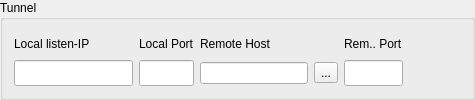
             <widget class="QGroupBox" name="groupBoxMainTunnel">
              <property name="title">
               <string>Tunnel</string>
              </property>
              <property name="flat">
               <bool>false</bool>
              </property>
              <property name="checkable">
               <bool>false</bool>
              </property>
              <layout class="QGridLayout" name="gridLayout_4">
               <property name="verticalSpacing">
                <number>3</number>
               </property>
               <item row="1" column="4">
                <widget class="QWidget" name="widgetEditRemoteHost" native="true">
                 <layout class="QHBoxLayout" name="horizontalLayout_3">
                  <property name="leftMargin">
                   <number>0</number>
                  </property>
                  <property name="topMargin">
                   <number>0</number>
                  </property>
                  <property name="rightMargin">
                   <number>0</number>
                  </property>
                  <property name="bottomMargin">
                   <number>0</number>
                  </property>
                  <item>
                   <widget class="QStackedWidget" name="stackedWidgetRemoteHost">
                    <property name="sizePolicy">
                     <sizepolicy hsizetype="Expanding" vsizetype="Fixed">
                      <horstretch>0</horstretch>
                      <verstretch>0</verstretch>
                     </sizepolicy>
                    </property>
                    <property name="currentIndex">
                     <number>0</number>
                    </property>
                    <widget class="QWidget" name="page_3">
                     <layout class="QGridLayout" name="gridLayout_5">
                      <property name="leftMargin">
                       <number>0</number>
                      </property>
                      <property name="topMargin">
                       <number>0</number>
                      </property>
                      <property name="rightMargin">
                       <number>0</number>
                      </property>
                      <property name="bottomMargin">
                       <number>0</number>
                      </property>
                      <property name="spacing">
                       <number>0</number>
                      </property>
                      <item row="0" column="0">
                       <widget class="QLineEdit" name="editRemoteHost">
                        <property name="toolTip">
                         <string>&lt;html&gt;&lt;head/&gt;&lt;body&gt;&lt;p&gt;Variable name: &lt;span style=&quot; font-weight:600;&quot;&gt;${rhost}&lt;/span&gt;&lt;/p&gt;&lt;p&gt;The remote host to tunnel to&lt;/p&gt;&lt;/body&gt;&lt;/html&gt;</string>
                        </property>
                       </widget>
                      </item>
                     </layout>
                    </widget>
                    <widget class="QWidget" name="page_4">
                     <layout class="QGridLayout" name="gridLayout_6">
                      <property name="leftMargin">
                       <number>0</number>
                      </property>
                      <property name="topMargin">
                       <number>0</number>
                      </property>
                      <property name="rightMargin">
                       <number>0</number>
                      </property>
                      <property name="bottomMargin">
                       <number>0</number>
                      </property>
                      <property name="spacing">
                       <number>0</number>
                      </property>
                      <item row="0" column="0">
                       <widget class="ComboBox" name="comboRemoteHost"/>
                      </item>
                     </layout>
                    </widget>
                   </widget>
                  </item>
                  <item>
                   <widget class="QToolButton" name="btnEditRemoteHost">
                    <property name="toolTip">
                     <string>&lt;html&gt;&lt;head/&gt;&lt;body&gt;&lt;p&gt;You can specify a list of hosts (one per line). If you specify more than one, then the text box on the left changes to a drop down menu where you choose the one to use. This can be useful if you have i.e multiple ssh login servers that you can choose from. In my corporate network I have several SSH login servers. If one is down I select another.&lt;/p&gt;&lt;/body&gt;&lt;/html&gt;</string>
                    </property>
                    <property name="text">
                     <string>...</string>
                    </property>
                    <property name="checkable">
                     <bool>false</bool>
                    </property>
                    <property name="autoRaise">
                     <bool>false</bool>
                    </property>
                   </widget>
                  </item>
                 </layout>
                </widget>
               </item>
               <item row="0" column="9">
                <widget class="QWidget" name="widgetMainTunnelDestionationPort" native="true">
                 <property name="sizePolicy">
                  <sizepolicy hsizetype="Fixed" vsizetype="Preferred">
                   <horstretch>0</horstretch>
                   <verstretch>0</verstretch>
                  </sizepolicy>
                 </property>
                 <layout class="QFormLayout" name="formLayout_2">
                  <property name="fieldGrowthPolicy">
                   <enum>QFormLayout::FieldGrowthPolicy::AllNonFixedFieldsGrow</enum>
                  </property>
                  <property name="leftMargin">
                   <number>0</number>
                  </property>
                  <property name="topMargin">
                   <number>0</number>
                  </property>
                  <property name="rightMargin">
                   <number>0</number>
                  </property>
                  <property name="bottomMargin">
                   <number>0</number>
                  </property>
                 </layout>
                </widget>
               </item>
               <item row="0" column="5">
                <widget class="QLabel" name="labelEditMainTunnelDestinationPort">
                 <property name="sizePolicy">
                  <sizepolicy hsizetype="Fixed" vsizetype="Preferred">
                   <horstretch>0</horstretch>
                   <verstretch>0</verstretch>
                  </sizepolicy>
                 </property>
                 <property name="toolTip">
                  <string>&lt;html&gt;&lt;head/&gt;&lt;body&gt;&lt;p&gt;Variable name: &lt;span style=&quot; font-weight:600;&quot;&gt;${rport}&lt;/span&gt;&lt;/p&gt;&lt;p&gt;Port to use on the remote host for the tunnel. The standard port is 22. Unless you have a special SSH server setup port 22 should be used. &lt;/p&gt;&lt;/body&gt;&lt;/html&gt;</string>
                 </property>
                 <property name="text">
                  <string>Rem.. Port</string>
                 </property>
                </widget>
               </item>
               <item row="0" column="1">
                <widget class="QLabel" name="labelEditMainTunnelSourcePort">
                 <property name="sizePolicy">
                  <sizepolicy hsizetype="Fixed" vsizetype="Preferred">
                   <horstretch>0</horstretch>
                   <verstretch>0</verstretch>
                  </sizepolicy>
                 </property>
                 <property name="toolTip">
                  <string>&lt;html&gt;&lt;head/&gt;&lt;body&gt;&lt;p&gt;Variable name: &lt;span style=&quot; font-weight:600;&quot;&gt;${port}&lt;/span&gt;&lt;/p&gt;&lt;p&gt;Port to use locally for the tunnel&lt;/p&gt;&lt;/body&gt;&lt;/html&gt;</string>
                 </property>
                 <property name="text">
                  <string>Local Port</string>
                 </property>
                </widget>
               </item>
               <item row="0" column="10">
                <widget class="QWidget" name="widgetMainTunnelIPVersion" native="true">
                 <property name="sizePolicy">
                  <sizepolicy hsizetype="Fixed" vsizetype="Preferred">
                   <horstretch>0</horstretch>
                   <verstretch>0</verstretch>
                  </sizepolicy>
                 </property>
                 <layout class="QFormLayout" name="formLayout">
                  <property name="fieldGrowthPolicy">
                   <enum>QFormLayout::FieldGrowthPolicy::AllNonFixedFieldsGrow</enum>
                  </property>
                  <property name="horizontalSpacing">
                   <number>0</number>
                  </property>
                  <property name="leftMargin">
                   <number>0</number>
                  </property>
                  <property name="topMargin">
                   <number>0</number>
                  </property>
                  <property name="rightMargin">
                   <number>0</number>
                  </property>
                  <property name="bottomMargin">
                   <number>0</number>
                  </property>
                 </layout>
                </widget>
               </item>
               <item row="0" column="4">
                <widget class="QLabel" name="labelEditMainTunnelDestHost">
                 <property name="toolTip">
                  <string>&lt;html&gt;&lt;head/&gt;&lt;body&gt;&lt;p&gt;Variable name: &lt;span style=&quot; font-weight:600;&quot;&gt;${rhost}&lt;/span&gt;&lt;/p&gt;&lt;p&gt;The remote host to tunnel to&lt;/p&gt;&lt;/body&gt;&lt;/html&gt;</string>
                 </property>
                 <property name="text">
                  <string>Remote Host</string>
                 </property>
                </widget>
               </item>
               <item row="0" column="6">
                <widget class="QWidget" name="widgetMainTunneDest" native="true">
                 <property name="sizePolicy">
                  <sizepolicy hsizetype="Fixed" vsizetype="Preferred">
                   <horstretch>0</horstretch>
                   <verstretch>0</verstretch>
                  </sizepolicy>
                 </property>
                 <layout class="QFormLayout" name="formLayout_3">
                  <property name="fieldGrowthPolicy">
                   <enum>QFormLayout::FieldGrowthPolicy::AllNonFixedFieldsGrow</enum>
                  </property>
                  <property name="leftMargin">
                   <number>0</number>
                  </property>
                  <property name="topMargin">
                   <number>0</number>
                  </property>
                  <property name="rightMargin">
                   <number>0</number>
                  </property>
                  <property name="bottomMargin">
                   <number>0</number>
                  </property>
                 </layout>
                </widget>
               </item>
               <item row="1" column="10">
                <spacer name="horizontalSpacer_2">
                 <property name="orientation">
                  <enum>Qt::Orientation::Horizontal</enum>
                 </property>
                 <property name="sizeHint" stdset="0">
                  <size>
                   <width>40</width>
                   <height>20</height>
                  </size>
                 </property>
                </spacer>
               </item>
               <item row="1" column="0">
                <widget class="QLineEdit" name="editLocalIP">
                 <property name="sizePolicy">
                  <sizepolicy hsizetype="Ignored" vsizetype="Preferred">
                   <horstretch>0</horstretch>
                   <verstretch>0</verstretch>
                  </sizepolicy>
                 </property>
                 <property name="minimumSize">
                  <size>
                   <width>0</width>
                   <height>0</height>
                  </size>
                 </property>
                 <property name="maximumSize">
                  <size>
                   <width>16777215</width>
                   <height>16777215</height>
                  </size>
                 </property>
                 <property name="sizeIncrement">
                  <size>
                   <width>0</width>
                   <height>0</height>
                  </size>
                 </property>
                 <property name="toolTip">
                  <string>&lt;html&gt;&lt;head/&gt;&lt;body&gt;&lt;p&gt;Variable name: &lt;b&gt;${ip}&lt;/b&gt;&lt;/p&gt;&lt;p&gt;If you have several physical or virtual IP network interfaces on your machine then you can optionally specify the specific interface IP address to be used for the Tunnel. By default we use localhost.&lt;/p&gt;&lt;/body&gt;&lt;/html&gt;</string>
                 </property>
                </widget>
               </item>
               <item row="0" column="0">
                <widget class="QLabel" name="labelEditMainTunnelSourceIP">
                 <property name="sizePolicy">
                  <sizepolicy hsizetype="Fixed" vsizetype="Preferred">
                   <horstretch>0</horstretch>
                   <verstretch>0</verstretch>
                  </sizepolicy>
                 </property>
                 <property name="toolTip">
                  <string>&lt;html&gt;&lt;head/&gt;&lt;body&gt;&lt;p&gt;Variable name: &lt;span style=&quot; font-weight:600;&quot;&gt;${ip}&lt;/span&gt;&lt;/p&gt;&lt;p&gt;If you have several physical or virtual IP network interfaces on your machine then you can optionally specify the specific interface IP address to be used for the Tunnel. By default we use localhost.&lt;/p&gt;&lt;/body&gt;&lt;/html&gt;</string>
                 </property>
                 <property name="text">
                  <string>Local listen-IP             </string>
                 </property>
                </widget>
               </item>
               <item row="1" column="1">
                <widget class="LocalPortLineEdit" name="editLocalPort">
                 <property name="enabled">
                  <bool>true</bool>
                 </property>
                 <property name="sizePolicy">
                  <sizepolicy hsizetype="Ignored" vsizetype="Preferred">
                   <horstretch>0</horstretch>
                   <verstretch>0</verstretch>
                  </sizepolicy>
                 </property>
                 <property name="toolTip">
                  <string>&lt;html&gt;&lt;head/&gt;&lt;body&gt;&lt;p&gt;Variable name: &lt;span style=&quot; font-weight:600;&quot;&gt;${port}&lt;/span&gt;&lt;/p&gt;&lt;p&gt;Port to use locally for the tunnel&lt;/p&gt;&lt;/body&gt;&lt;/html&gt;</string>
                 </property>
                </widget>
               </item>
               <item row="1" column="5">
                <widget class="QLineEdit" name="editRemotePort">
                 <property name="enabled">
                  <bool>true</bool>
                 </property>
                 <property name="sizePolicy">
                  <sizepolicy hsizetype="Ignored" vsizetype="Preferred">
                   <horstretch>0</horstretch>
                   <verstretch>0</verstretch>
                  </sizepolicy>
                 </property>
                 <property name="toolTip">
                  <string>&lt;html&gt;&lt;head/&gt;&lt;body&gt;&lt;p&gt;Variable name: &lt;span style=&quot; font-weight:600;&quot;&gt;${rport}&lt;/span&gt;&lt;/p&gt;&lt;p&gt;Port to use on the remote host for the tunnel. The standard port is 22. Unless you have a special SSH server setup port 22 should be used. &lt;/p&gt;&lt;/body&gt;&lt;/html&gt;</string>
                 </property>
                </widget>
               </item>
              </layout>
             </widget>
